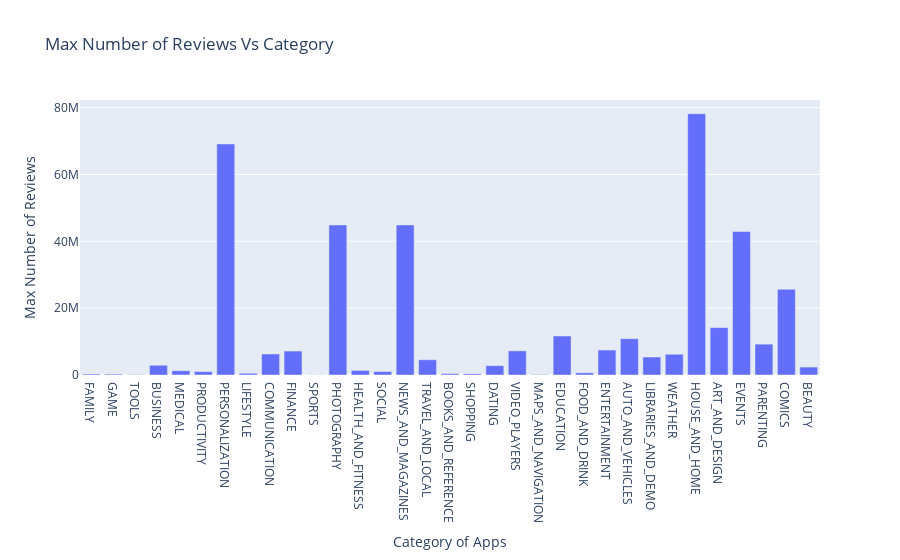

Source (notebook cell):
### Markdown cell above
As we can see above, There are very high number of Family category apps followed by Game Category<br>
And there are less number of Apps in the Beauty Category

### Code cell
# Finding most reviewed app category


# Getting maximum reviews of each app category
num_of_reviews_per_cat=apps_cleaned.groupby("Category")["Reviews"].max().values


trace1=go.Bar(
    x=num_of_apps.index,
    y=num_of_reviews_per_cat
)
layout1=go.Layout(
    title="Max Number of Reviews Vs Category",
    xaxis=dict(title="Category of Apps"),
    yaxis=dict(title="Max Number of Reviews")
)
data1=[trace1]

fig1=go.Figure(data1,layout1)

plotly.offline.iplot(fig1)

### Figure 1 — Plotly figure (JSON) as saved in the notebook; plotly's stock layout.template omitted (floating-point values rounded to 4 significant figures)
{"data": [{"type": "bar", "x": ["FAMILY", "GAME", "TOOLS", "BUSINESS", "MEDICAL", "PRODUCTIVITY", "PERSONALIZATION", "LIFESTYLE", "COMMUNICATION", "FINANCE", "SPORTS", "PHOTOGRAPHY", "HEALTH_AND_FITNESS", "SOCIAL", "NEWS_AND_MAGAZINES", "TRAVEL_AND_LOCAL", "BOOKS_AND_REFERENCE", "SHOPPING", "DATING", "VIDEO_PLAYERS", "MAPS_AND_NAVIGATION", "EDUCATION", "FOOD_AND_DRINK", "ENTERTAINMENT", "AUTO_AND_VEHICLES", "LIBRARIES_AND_DEMO", "WEATHER", "HOUSE_AND_HOME", "ART_AND_DESIGN", "EVENTS", "PARENTING", "COMICS", "BEAUTY"], "y": [295237, 271920, 113715, 2915189, 1279800, 1013944, 69119316, 516917, 6290507, 7165362, 40113, 44881447, 1374549, 1032935, 44893888, 4559407, 417907, 332083, 2789775, 7232629, 156410, 11667403, 658087, 7464996, 10859051, 5383985, 6212081, 78158306, 14184910, 42916526, 9235373, 25655305, 2371543]}], "layout": {"title": {"text": "Max Number of Reviews Vs Category"}, "xaxis": {"title": {"text": "Category of Apps"}}, "yaxis": {"title": {"text": "Max Number of Reviews"}}}}
